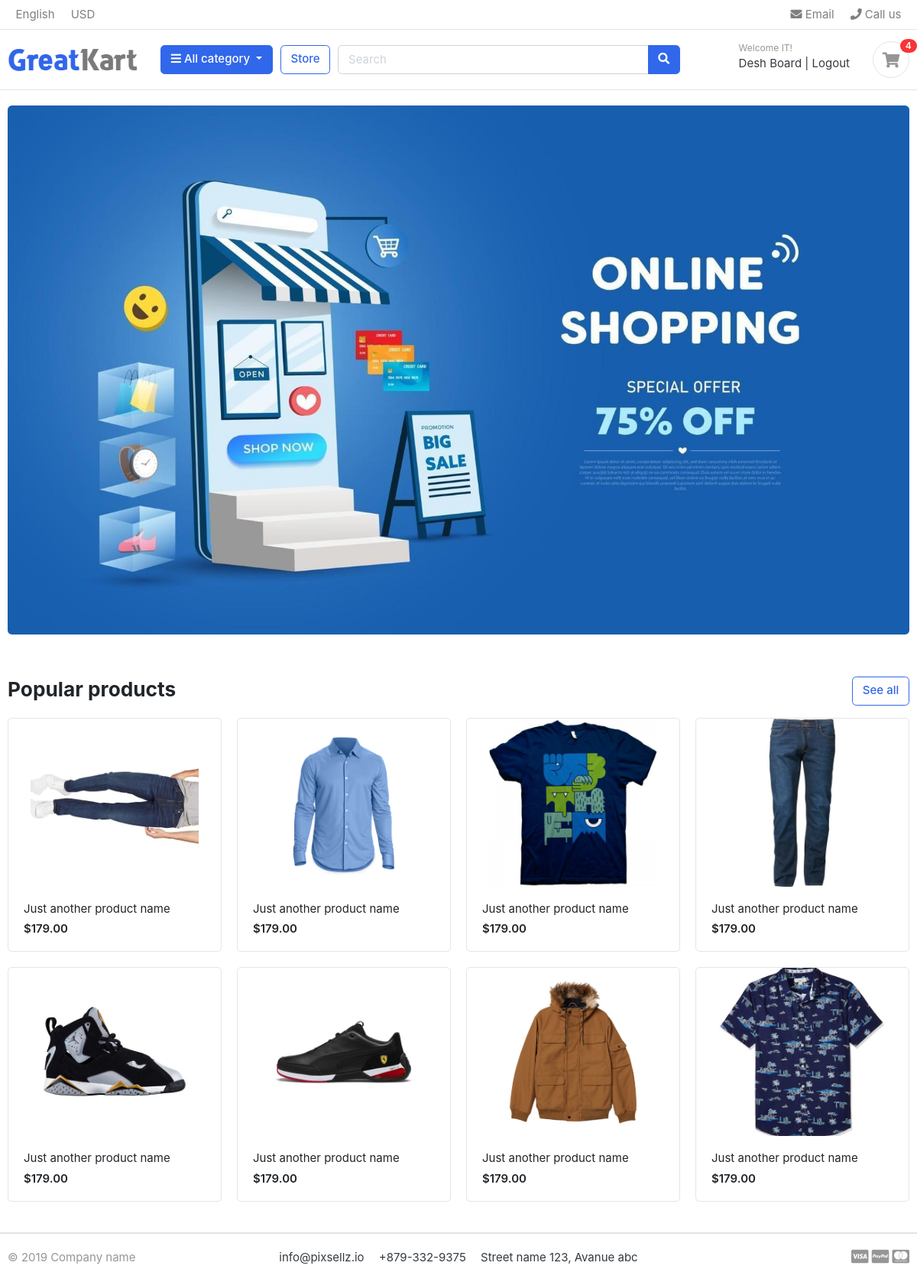
The page / (signed in) on the database its author committed.
### account/models.py (models this page shows, shortened)
class Account(AbstractBaseUser):
    firstname=models.CharField(max_length=100)
    lastname=models.CharField(max_length=100)
    username=models.CharField(max_length=100,unique=True)
    email=models.EmailField(max_length=100,unique=True)
    mobile=models.CharField(max_length=12)
    is_admin=models.BooleanField(default=False)
    is_staff=models.BooleanField(default=False)
    is_superuser=models.BooleanField(default=False)
    is_active=models.BooleanField(default=False)
    last_login=models.DateTimeField(auto_now_add=True)
    date_joined=models.DateTimeField(auto_now_add=True)
    REQUIRED_FIELDS=['firstname','lastname','username','mobile']
    USERNAME_FIELD='email'
    objects=MyAccuntManager()

### stock/models.py (models this page shows, shortened)
class Product(models.Model):
    producat_name=models.CharField(max_length=100)
    slug=models.CharField(max_length=100)
    category=models.ForeignKey(Category,on_delete=models.CASCADE)
    description=models.CharField(max_length=300)
    product_image=models.ImageField(upload_to='photos/product/')
    stock=models.IntegerField(default=1)
    price=models.IntegerField()
    is_availabe=models.BooleanField(default=True)
    created_on=models.DateTimeField(auto_now_add=True)

### Mishop/views.py (the view)
# urls.py: 2. Add a URL to urlpatterns:  path('', views.home, name='home')
def home(request):
    product=Product.objects.all().filter(is_availabe=True)
    context={'products':product}
    return render(request,'home.html',context)

### carts/context_processors.py (called while the page is built)
def counter(request):
    cart_count=0
    cart=Cart.objects.filter(cart_id=_cart_id(request))
    if cart:
        cartitem=CartItem.objects.filter(cart=cart.first())
        for cartitem in cartitem:
            cart_count+=cartitem.quantity
    return dict(cart_count=cart_count)

### carts/models.py (called while the page is built)
    def __str__(self):
        return self.cart_id

### carts/views.py (called while the page is built, shortened)
def _cart_id(request):
    if request.user.is_authenticated:
        try:
            cart=Cart.objects.get(user=request.user, is_active=True)
        except Cart.DoesNotExist:
            cart=Cart.objects.create(user=request.user, is_active=True)
        return cart

### category/context_processors.py (called while the page is built)
def menu_links(request):
    links=Category.objects.all()
    return dict(links=links)

### category/models.py (called while the page is built)
    def get_url(self):
        return reverse('product_by_category',args=[self.slug])

### template/home.html
{%extends 'base.html'%}
{%load static%}
{%block content%}
<section class="section-intro padding-y-sm">
<div class="container">
<div class="intro-banner-wrap">
	<img src="{%static 'images/banners/11.jpg'%}" class="img-fluid rounded">
</div>
</div>
</section>
<section class="section-name padding-y-sm">
<div class="container">
<header class="section-heading">
	<a href="./store.html" class="btn btn-outline-primary float-right">See all</a>
	<h3 class="section-title">Popular products</h3>
</header>
<div class="row">
	{%for product in products%}
	<div class="col-md-3">
		<div class="card card-product-grid">
			<a href="./product-detail.html" class="img-wrap"> <img src="{{product.product_image.url}}"> </a>
			<figcaption class="info-wrap">
				<a href="./product-detail.html" class="title">Just another product name</a>
				<div class="price mt-1">$179.00</div>
			</figcaption>
		</div>
	</div>
	{%endfor%}
</div>
</div>
</section>
{%endblock%}

### template/include/nav.html (shortened to what this page needs)
{%load static%}
<header class="section-header">
<nav class="navbar p-md-0 navbar-expand-sm navbar-light border-bottom">
<div class="container">
  <div class="collapse navbar-collapse" id="navbarTop4">
    <ul class="navbar-nav mr-auto">
    	<li class="nav-item dropdown">
		 	<a href="#" class="nav-link">   English </a>
		</li>
		<li class="nav-item dropdown">
			<a href="#" class="nav-link"> USD </a>
		</li>
    </ul>
    <ul class="navbar-nav">
		<li><a href="#" class="nav-link"> <i class="fa fa-envelope"></i> Email </a></li>
		<li><a href="#" class="nav-link"> <i class="fa fa-phone"></i> Call us </a></li>
	</ul>
  </div>
</div>
</nav>
<section class="header-main border-bottom">
	<div class="container">
<div class="row align-items-center">
	<div class="col-lg-2 col-md-3 col-6">
		<a href={%url 'home'%} class="brand-wrap">
			<img class="logo" src="{%static './images/logo.png'%}">
		</a>
	</div>
	<div class="col-lg col-sm col-md col-6 flex-grow-0">
		<div class="category-wrap dropdown d-inline-block float-right">
			<button type="button" class="btn btn-primary dropdown-toggle" data-toggle="dropdown">
				<i class="fa fa-bars"></i> All category
			</button>
		</div>
	</div>
	<a href="{%url 'product'%}" class="btn btn-outline-primary">Store</a>
	<div class="col-lg  col-md-6 col-sm-12 col">
		<form action={%url 'search'%} class="search",method="GET">
			<div class="input-group w-100">
			    <input type="text" class="form-control" style="width:60%;" placeholder="Search" name='keyword'>
			    <div class="input-group-append">
			      <button class="btn btn-primary" type="submit">
			        <i class="fa fa-search"></i>
			      </button>
			    </div>
		    </div>
		</form>
	</div>
	<div class="col-lg-3 col-sm-6 col-8 order-2 order-lg-3">
				<div class="d-flex justify-content-end mb-3 mb-lg-0">
          {%if user.id is not None%}
					<div class="widget-header">
						<small class="title text-muted">Welcome {{user.firstname}}!</small>
						<div>
							<a href="">Desh Board</a> <span class="dark-transp"> | </span>
							<a href="{%url 'logout'%}"> Logout</a>
						</div>
            {%else%}
            <div>
              <a href="{%url 'login'%}">Sign in</a> <span class="dark-transp"> | </span>
              <a href="{%url 'register'%}"> Register</a>
            </div>
            {%endif%}
					</div>
					<a href="{%url 'cart'%}" class="widget-header pl-3 ml-3">
						<div class="icon icon-sm rounded-circle border"><i class="fa fa-shopping-cart"></i></div>
						<span class="badge badge-pill badge-danger notify">{{cart_count}}</span>
					</a>
				</div>
			</div>
</div>
	</div>
</section>
</header>

### static/css/ui.css (style rules this page uses)
html { font-family: "Inter", sans-serif; font-size: 15px; }
.img-wrap { text-align: center; display: block; }
.img-wrap img { max-width: 100%; }
.icon-xs, .icon-sm, .icon-md, .icon-lg { display: inline-block; text-align: center; flex-shrink: 0; flex-grow: 0; }
.icon-sm { width: 48px; height: 48px; line-height: 48px !important; font-size: 20px; }
.padding-y-sm { padding-top: 20px; padding-bottom: 20px; }
.section-heading { margin-bottom: 20px; margin-top: 15px; }
.section-title { color: #212529; }
.header-main { position: relative; padding-top: 1rem; padding-bottom: 1rem; }
.brand-wrap .logo, .navbar-brand .logo { margin-right: 7px; max-height: 42px; display: inline-block; }
.widget-header { display: inline-block; vertical-align: middle; position: relative; }
.widget-header a { color: #343a40; }
.widget-header i { color: #969696; }
.widget-header .title { display: block; }
.widget-header .notify { position: absolute; top: -3px; right: -10px; }
[class*=card-product] a.title { color: #212529; display: block; }
[class*=card-product] .img-wrap { overflow: hidden; position: relative; }
[class*=card-product] .img-wrap img { height: 100%; max-width: 100%; width: auto; display: inline-block; -o-object-fit: cover; object-fit: cover; }
.card-product-grid { margin-bottom: 20px; }
.card-product-grid .img-wrap { border-radius: 0.2rem 0.2rem 0 0; height: 220px; }
.card-product-grid .info-wrap { overflow: hidden; padding: 18px 20px; }
.card .img-wrap { overflow: hidden; }
.notify { position: absolute; top: -4px; right: -10px; display: inline-block; padding: 0.25em 0.6em; font-size: 12px; line-height: 1; text-align: center; border-radius: 3rem; color: #fff; background-color: #fa3434; }
.price { font-weight: 600; color: #212529; }

### rows shown on the page
Account: firstname "IT"
Product: product_image (picture)
Product: product_image (picture)
Product: product_image (picture)
Product: product_image (picture)
Product: product_image (picture)
Product: product_image (picture)
Product: product_image (picture)
Product: product_image (picture)

### other values the page prints
{{ cart_count }} "4"
